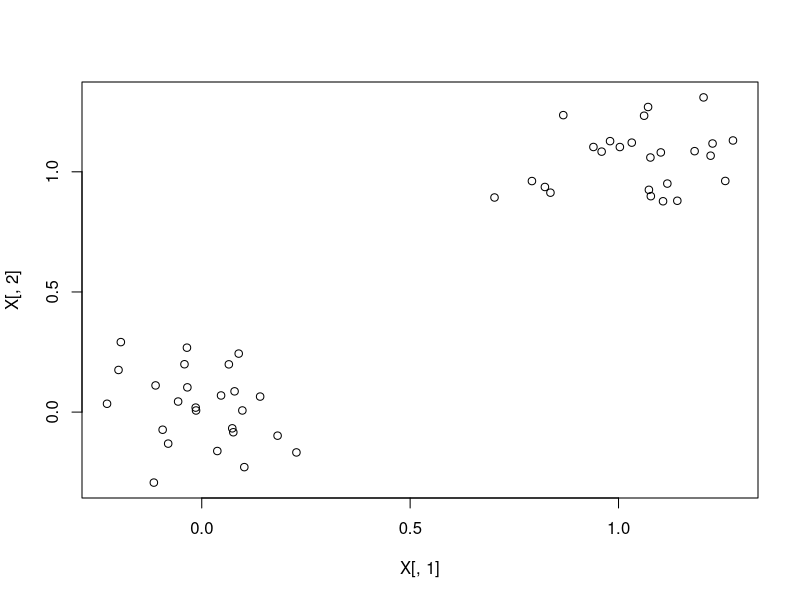

Generate this figure with R:
#
# SONclustering
#
# Date: October 19, 2012
# Author: Eric Chi
#

#
# Demo example: Really easy two cluster problem
#
n = 50
p = 2
set.seed(12345)
X = matrix(0,n,p)
X[1:25,] = 0
X[26:50,] = c(1,1)
X = X + 0.125*matrix(rnorm(n*p),n,p)
plot(X[,1],X[,2])